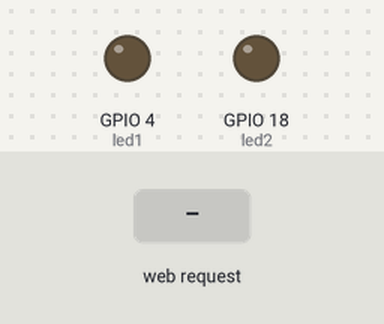
The sketch below on a simulated ESP32. On the bench: output pins drawn as LEDs (lit = HIGH). The inputs (shaded band) are chosen by the test bench. WiFi joins after 1.5 s; servers stay silent unless stated; what the sketch prints to the serial monitor is not drawn.

Above: at 3.2 s.
3.3 s: HTTP request GET /led1/on received
At 3.9 s:
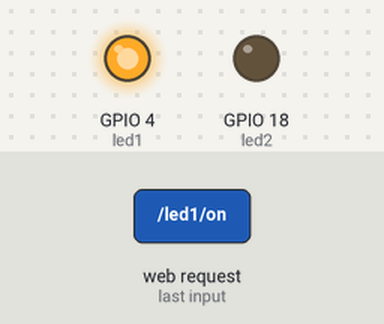
4.8 s: HTTP request GET /led2/on received
At 5.1 s:
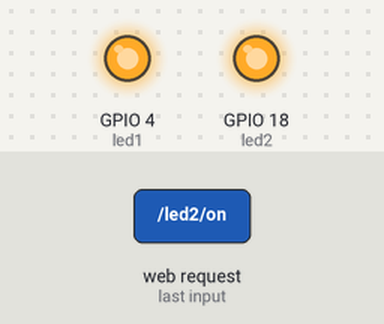
6.3 s: HTTP request GET /led1/off received
At 7.4 s:
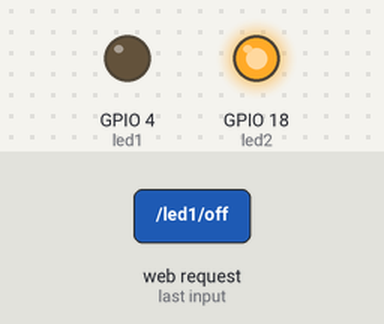
7.8 s: HTTP request GET /led2/off received
At 8.5 s:
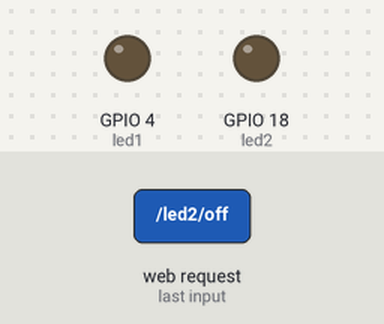
Timing chart, 0 to 10.3 s (numbered marks = the images above; inputs shaded):
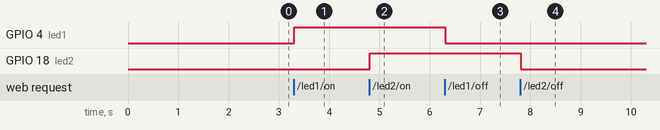

Measured:
- after the input at 3.3 s, GPIO 4 (led1): LOW → HIGH at once
- after the input at 4.8 s, GPIO 18 (led2): LOW → HIGH at once
- after the input at 6.3 s, GPIO 4 (led1): HIGH → LOW at once
- after the input at 7.8 s, GPIO 18 (led2): HIGH → LOW at once

The sketch:

ESP32-WebServer.ino
```cpp
// Enhanced ESP32 Web Server Example
// - Automatic Wi-Fi reconnection
// - Clearer serial messages
// - Simple web control for two LEDs
// - LED1 -> GPIO 4
// - LED2 -> GPIO 18

#include <WiFi.h>

// Your fixed network credentials
const char* ssid = "Erdinc's S21 FE";
const char* password = "123456789";

// Create a web server on port 80
WiFiServer server(80);

// Variable to store the HTTP request
String header;

// Variables to store the current LED states
String led1State = "off";
String led2State = "off";

// Assign output variables to GPIO pins
const int led1 = 4;    // LED1 -> GPIO 4
const int led2 = 18;   // LED2 -> GPIO 18

// Timing variables for client timeout
unsigned long currentTime = 0;
unsigned long previousTime = 0;
const long timeoutTime = 2000;  // 2 seconds

void connectToWiFi() {
  Serial.print("Connecting to Wi-Fi: ");
  Serial.println(ssid);

  WiFi.disconnect(true);
  delay(500);
  WiFi.begin(ssid, password);

  int attempts = 0;
  const int maxAttempts = 20;   // 20 x 500 ms = 10 seconds

  while (WiFi.status() != WL_CONNECTED && attempts < maxAttempts) {
    delay(500);
    Serial.print(".");
    attempts++;
  }

  Serial.println();

  if (WiFi.status() == WL_CONNECTED) {
    Serial.println("Wi-Fi connected successfully.");
    Serial.print("ESP32 IP address: ");
    Serial.println(WiFi.localIP());
  } else {
    Serial.println("Wi-Fi connection failed.");
    Serial.println("Please check hotspot status, signal strength, or credentials.");
  }
}

void sendWebPage(WiFiClient& client) {
  client.println("HTTP/1.1 200 OK");
  client.println("Content-type:text/html");
  client.println("Connection: close");
  client.println();

  client.println("<!DOCTYPE html><html>");
  client.println("<head><meta name=\"viewport\" content=\"width=device-width, initial-scale=1\">");
  client.println("<link rel=\"icon\" href=\"data:,\">");

  // CSS style
  client.println("<style>");
  client.println("html { font-family: Helvetica; display: inline-block; margin: 0px auto; text-align: center; }");
  client.println(".button { background-color: #4CAF50; border: none; color: white; padding: 16px 40px;");
  client.println("text-decoration: none; font-size: 30px; margin: 2px; cursor: pointer; }");
  client.println(".button2 { background-color: #555555; }");
  client.println("</style></head>");

  // Page content
  client.println("<body><h1>ESP32 Web Server</h1>");

  // LED1
  client.println("<p>LED 1 (GPIO 4) - State: " + led1State + "</p>");
  if (led1State == "off") {
    client.println("<p><a href=\"/led1/on\"><button class=\"button\">ON</button></a></p>");
  } else {
    client.println("<p><a href=\"/led1/off\"><button class=\"button button2\">OFF</button></a></p>");
  }

  // LED2
  client.println("<p>LED 2 (GPIO 18) - State: " + led2State + "</p>");
  if (led2State == "off") {
    client.println("<p><a href=\"/led2/on\"><button class=\"button\">ON</button></a></p>");
  } else {
    client.println("<p><a href=\"/led2/off\"><button class=\"button button2\">OFF</button></a></p>");
  }

  client.println("</body></html>");
  client.println();
}

void handleRequest() {
  if (header.indexOf("GET /led1/on") >= 0) {
    Serial.println("LED 1 turned ON");
    led1State = "on";
    digitalWrite(led1, HIGH);
  }
  else if (header.indexOf("GET /led1/off") >= 0) {
    Serial.println("LED 1 turned OFF");
    led1State = "off";
    digitalWrite(led1, LOW);
  }
  else if (header.indexOf("GET /led2/on") >= 0) {
    Serial.println("LED 2 turned ON");
    led2State = "on";
    digitalWrite(led2, HIGH);
  }
  else if (header.indexOf("GET /led2/off") >= 0) {
    Serial.println("LED 2 turned OFF");
    led2State = "off";
    digitalWrite(led2, LOW);
  }
}

void setup() {
  Serial.begin(115200);
  Serial.println();
  Serial.println("Starting ESP32 Web Server...");

  // Configure pins as outputs
  pinMode(led1, OUTPUT);
  pinMode(led2, OUTPUT);

  // Initialize outputs to LOW
  digitalWrite(led1, LOW);
  digitalWrite(led2, LOW);

  // Connect to Wi-Fi
  connectToWiFi();

  // Start web server
  server.begin();
  Serial.println("Web server started.");
}

void loop() {
  // Attempt to reconnect if Wi-Fi is lost
  if (WiFi.status() != WL_CONNECTED) {
    Serial.println("Wi-Fi lost. Reconnecting...");
    connectToWiFi();
    delay(1000);
    return;
  }

  WiFiClient client = server.available();

  if (client) {
    currentTime = millis();
    previousTime = currentTime;
    Serial.println("New client connected.");

    String currentLine = "";
    header = "";

    while (client.connected() && (currentTime - previousTime <= timeoutTime)) {
      currentTime = millis();

      if (client.available()) {
        char c = client.read();
        Serial.write(c);
        header += c;

        if (c == '\n') {
          if (currentLine.length() == 0) {
            handleRequest();
            sendWebPage(client);
            break;
          } else {
            currentLine = "";
          }
        }
        else if (c != '\r') {
          currentLine += c;
        }

        previousTime = currentTime;
      }
    }

    delay(1);
    client.stop();
    Serial.println("Client disconnected.");
    Serial.println();
  }
}
```
